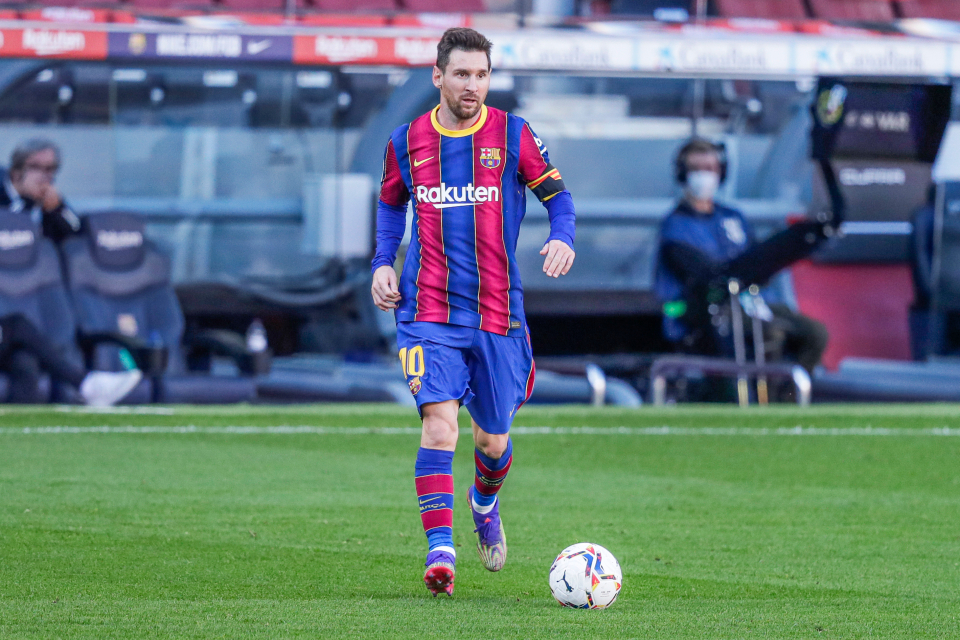
#> input picture images/Lionel-Messi.jpg, 960 x 640 px, found by its file name
$ python masking.py
#> lines starting #> are read from the running program, lines starting #| are printed output that depends on the picture; after the words box and inside, x2 and y2 are one past the last pixel; in counts of white or black regions, pixels touching at a corner belong together
import cv2
import numpy as np

img = cv2.imread('images/Lionel-Messi.jpg')
#> img is the input picture: shape (640, 960, 3); mean B, G, R 122.1, 119.3, 99.5

cv2.imshow("Lionel Messi", img)

print(img.shape)
#| (640, 960, 3)

blank = np.zeros(img.shape[:2], dtype='uint8')
cv2.imshow('blank', blank)

mask = cv2.circle(blank, (img.shape[1]//2, img.shape[0]//2 - 125), 150, 255, -1)
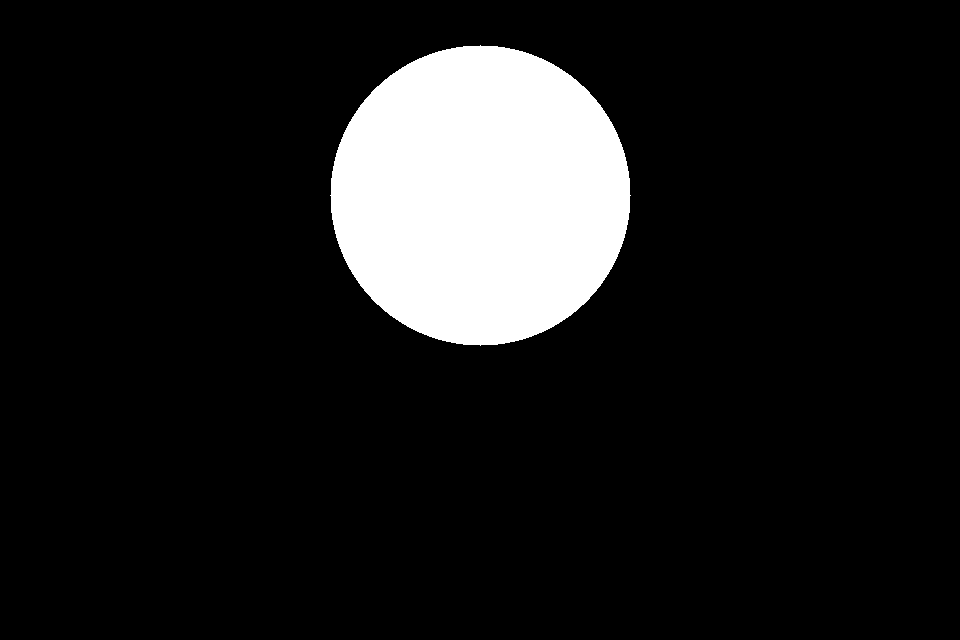
#> blank: shape (640, 960); 11.5% white; 1 white region, box (x1, y1, x2, y2) and area: (330, 45, 631, 346) 70681
cv2.imshow('masking', mask)


masked_image = cv2.bitwise_and(img, img, mask=mask)
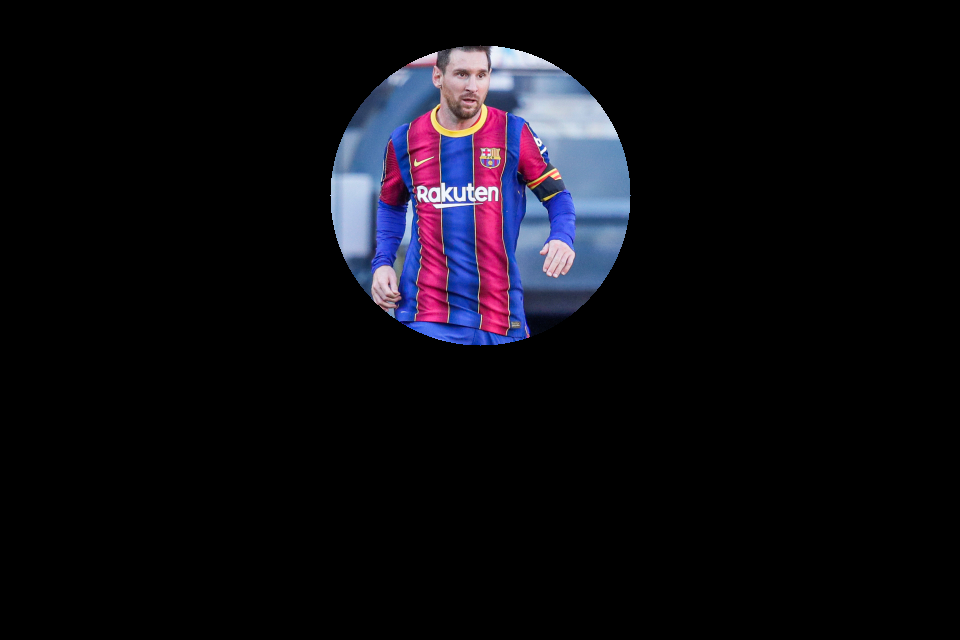
#> masked_image: shape (640, 960, 3); mean B, G, R 18.2, 12, 13.5
cv2.imshow('masked image', masked_image)

cv2.waitKey(0)
